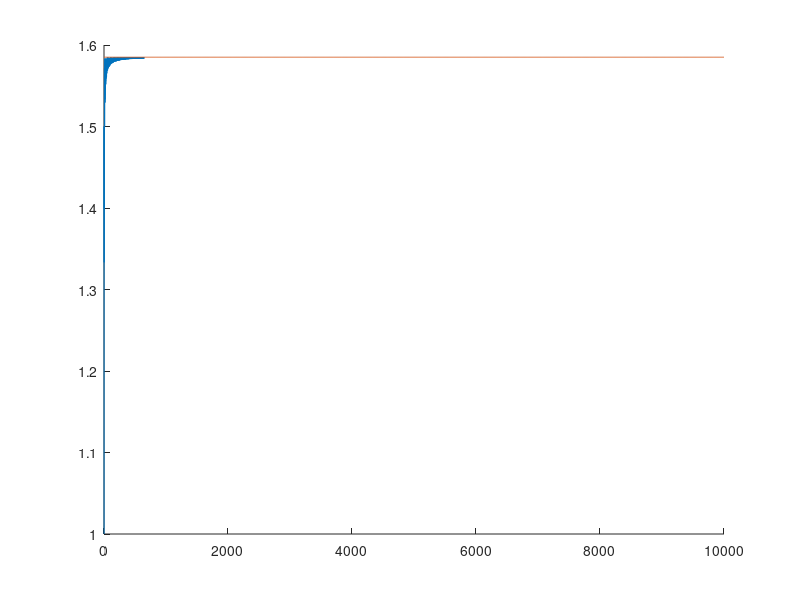

Write MATLAB code to recreate this figure.
m = 1:10000;

r = floor(log2(3.^m)) ./ m;

b = ones(size(m)) * log2(3);

figure; hold on;
plot(m, r);
plot(m, b);
